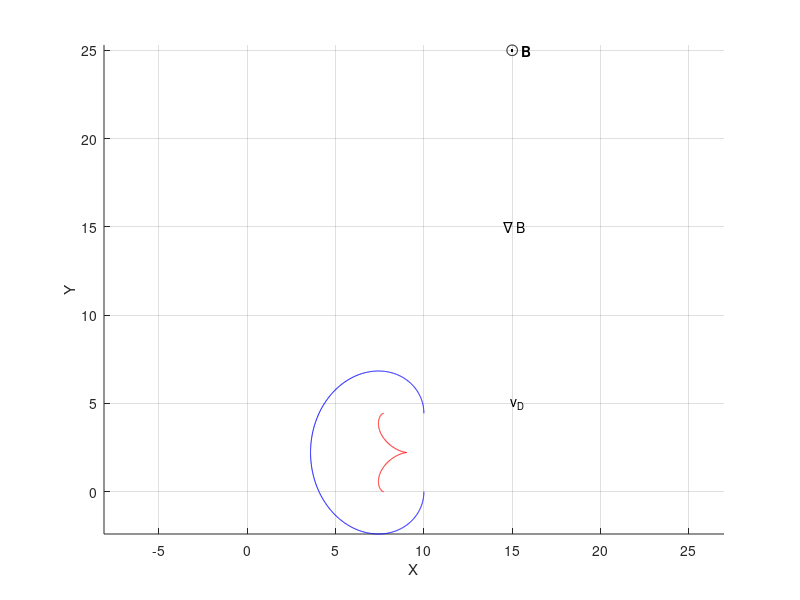
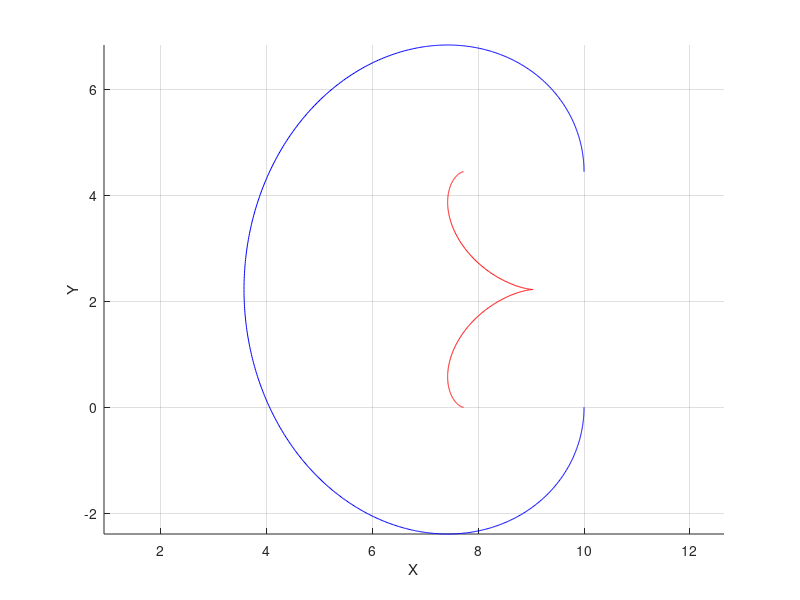
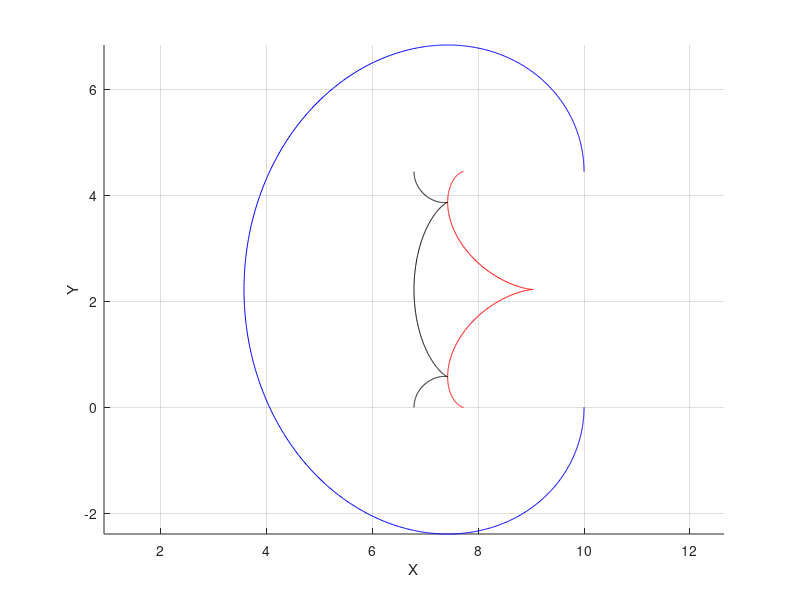

MATLAB code to generate these figures, in order: (Note: this script raises an error after producing the figures.)
function Plasma_Motion_Constantgrad
clc

%GLOBALS 
global Re;
global m;
global q;
global E;
global Beta;
global B0;

Re=6378;%km Equatorial Radius of Earth 
m0=1;%kg rest mass 
q=1; %C charge 
E=0; %V/m or N/C (mkg/s^3A) Electric Field, Assumed neglible
Beta=1; %T/m gradient magentic field factor 
B0=1; %T uniform magentic field factor 
c=3*10^8; %m/s  speed of light 

%INITIAL CONDITIONS 
r0=[10, 0, 0];%m 
for i=1  
v0=[0, i*-25, 0];%m/s
v_abs(i,:)=sqrt(v0(1)^2+v0(2)^2+v0(3)^2); %used for ode45 guiding center 
Tmin=0;Tmax=5;

%Energy MeV
m=m0/sqrt(1-(v0(2)^2/c^2)); %kg realativistic mass  
energy=((m-m0)*c^2)/(1.602E-19*1.0E6); %MeV energy 

%Call ODE45 Functions
options=odeset('Events',@events,'RelTol',1.0e-10,'AbsTol',1.0e-14);
[t,y]=ode45(@Lorentz,[Tmin,Tmax],[r0,v0],options);

%RESULTS
%Particle Motion Lorentz 
r=[y(:,1), y(:,2), y(:,3)];%m 
v=[y(:,4), y(:,5), y(:,6)];%m/s
r_mag=sqrt(sum(r.^2,2));%m 
v_mag=sqrt(sum(v.^2,2));%m/s

%Call Magntic Field Function 
[Bx, By, Bz] = mag_vec(r);
B=[Bx, By, Bz];
B_mag=sqrt(sum(B.^2,2));%Bz is B_mag 
%Call del Magntic Field Function 
[delBx,delBy,delBz]=position_vec(r);
delB_prep=[delBx,delBy,delBz];
delB=repmat(delB_prep,size(Bz));

%Radius of gyration/Larmor/Cyclotron Equation
%r_g=m*v_perp/(|q|*B)
%use vectorized form to get correct direction
%r_gr=r+m*v_perp/(q*B)[B/B] 
%r_gr=r+m/(q*B^2)[v_perp x B] 
r_gr=r+(m./(q.*B_mag.^2)).*cross(v,B);
r_grx=r_gr(:,1);
r_gry=r_gr(:,2);
r_gr_mag=sqrt(sum(r_gr.^2,2));

%Calculate Canonical Angular Momentum P
Ay=B0.*y(:,1)+Beta.*(y(:,1).^2)./2; %dont need seperate function as dont need as vecotor
Py=m.*y(:,5)+q*Ay;
vstar=(B0^2+2*Beta*Py(1)/q)/(2*abs(Beta/q));

%Iterative gyrocenter approximation 
r_gc=r_gr;%feed intial condition 
for iterations=1:11 
[B_gcx, B_gcy, B_gcz] = mag_vec(r_gc);
r_gc=r+(m./(q.*B_gcz)).*cross(v,B./B_mag);
end

%Calculate magnetic moment mu
%M=m*v_perpendicular^2/(B);% Am^2 magnetic moment
mu=m.*(v_mag.^2./(Bz));
%Magnetic moment of gyrocenter/radius
%create new Magntic Field Function using r_gr
[B_grx, B_gry, B_grz] = mag_vec(r_gr);
B_gr=[B_grx, B_gry, B_grz];
B_gr_mag=sqrt(sum(B_gr.^2,2));
mu_gr=m.*(v_mag.^2./(B_grz));
%Magnetic moment for guding center 
mu_gc=m.*(v_mag.^2./(B_gcz));

%Exact anayltical value of mu
v_star=q*B_mag.^2/(Beta*m);
u_x=y(:,4)./v_star;
u_y=y(:,5)./v_star;
u=sqrt(u_x.^2+u_y.^2);
k=(4*u)./(1+2*(u+u_y)); %unitless
[E_type1, E_type2] = ellipke(k);
mu_exact=(mu/m).*(2/(3*pi)).*(sqrt(1+2*(u+u_y))./u.^2).*((1+2*u_y).*E_type2-(1-2*(u-u_y)).*E_type1);
%Second Order Approximation for Adiabatic Invarient %eq A1 from 1.5054594
I=(mu/m).*(1-u_y+(3/8).*(u.^2+4*u_y.^2)); %using Lorentz trajecory position for B
v_star2=q*B_gcz.^2/(Beta*m);
u_x2=y(:,4)./v_star2;
u_y2=y(:,5)./v_star2;
u2=sqrt(u_x2.^2+u_y2.^2);
I2=(mu/m).*(1-u_y2+(3/8).*(u2.^2+4*u_y2.^2));%using gc position for B


%Magnetic Moment Ecaxt Value - Mean for each velocity 
MUexact_pos(i,:)=max(abs(mu_exact(1)-max(mu)),abs(mu_exact(1)-min(mu)));
MUexact_gr(i,:)=max(abs(mu_exact(1)-max(mu_gr)),abs(mu_exact(1)-min(mu_gr)));
MUexact_gc(i,:)=max(abs(mu_exact(1)-max(mu_gc)),abs(mu_exact(1)-min(mu_gc)));
MUexact_I(i,:)=max(abs(mu_exact(1)-max(I)),abs(mu_exact(1)-min(I)));
MUexact_I2(i,:)=max(abs(mu_exact(1)-max(I2)),abs(mu_exact(1)-min(I2)));


%Ode45 for Guiding Center 
Tmax2=t(end);
options2=odeset('RelTol',1.0e-10,'AbsTol',1.0e-14);
[t1,z]=ode45(@GuidingCenter,[Tmin,Tmax2],[r(1,:)],options2,v_abs(i,:));
[t2,z1]=ode45(@GuidingCenter,[Tmin,Tmax2],[r_gr(1,:)],options2,v_abs(i,:)); %can pass uniterated input this way
[t3,z2]=ode45(@GuidingCenter,[Tmin,Tmax2],[r_gc(1,:)],options2,v_abs(i,:));
%Particle Guiding Center 
r_trace=[z(:,1), z(:,2), z(:,3)];%m
r_gr_trace=[z1(:,1), z1(:,2), z1(:,3)];%m 
r_gc_trace=[z2(:,1), z2(:,2), z2(:,3)];%m

%Guiding Center ode45 Tracing Error 
distance_pos(i,:)=sqrt((r(end,1)-r_trace(end,1))^2+(r(end,2)-r_trace(end,2))^2+(r(end,3)-r_trace(end,3))^2);
distance_gr(i,:)=sqrt((r_gr(end,1)-r_gr_trace(end,1))^2+(r_gr(end,2)-r_gr_trace(end,2))^2+(r_gr(end,3)-r_gr_trace(end,3))^2);
distance_gc(i,:)=sqrt((r_gc(end,1)-r_gc_trace(end,1))^2+(r_gc(end,2)-r_gc_trace(end,2))^2+(r_gc(end,3)-r_gc_trace(end,3))^2);


%Where to start gyrocenter approcimation? compare:
%@ what position is local Magnetic Moment same as exact Value
%anaylically use mu equation, isolate for x, feed mu exact 
%-min(x))/(max(x)-min(x)) is normalization for linear 
x_mu_prep=((m*v_mag(1)^2/(mu_exact(1)))-B0)/Beta;
x_mu(i,:)=(x_mu_prep-min(y(:,1)))/(max(y(:,1))-min(y(:,1))); %analyitally
%@ what position is local gyroperiod same as exact Value
%inverse of gyrofrequency which is freq=abs(q)*B/m, dont forget 2pi factor!
x_gyroperiod(i,:)=((((m*2*pi/(t(end)*abs(q)))-B0)/Beta)-min(y(:,1)))/(max(y(:,1))-min(y(:,1))); %analyitally
%@ what position is local drift velocity same as exact Value
%drift velocity  is (distance travelled - distance start)/t(end)
%Vdrift=(m/q)*(v_abs.^2/(2*B_mag.^2))*Beta, cant do thi way because Bmag is function of x
Vdrift=(abs(r_gc(end,2)-r_gc(1,2)))/(t(end));
x_vdrift_prep=(sqrt((m/q)*(v_mag(1)^2./(2*Vdrift))*Beta)-B0)/Beta;
x_vdrift(i,:)=((x_vdrift_prep)-min(y(:,1)))/(max(y(:,1))-min(y(:,1)));%analyitally
%}
end

%PLOTS
%Plot Trajectory
figure; %figure 5  %SET ISTERMINAL IN EVENTS TO 0 (LINE #)
xlabel('X');
ylabel('Y');
grid on;
axis equal;
hold on;
plot(y(:,1),y(:,2),'b')
plot(r_grx,r_gry,'r')
tet2=-0.1:0.1:2*pi;
plot(15+0.3*cos(tet2),25+0.3*sin(tet2),'k' )
plot(15+0.00*cos(tet2),25+0.00*sin(tet2),'k.' )
text(15.3, 25,'{\bf B}')
text(14.5, 15,'{\nabla B}')
text(14.9, 5,'{v_D}')

%Plot Gyroperiod 
figure; %figure 6
xlabel('X');
ylabel('Y');
grid on;
axis equal;
hold on;
plot(y(:,1),y(:,2),'b')
plot(r_grx,r_gry,'r')

%Plot Gyrocenter Iterations 
figure; %figure 7 8 & 9 FOR 8 & 9 set v0(2)-(LINE 23) to -20 and -30 respecively
xlabel('X');
ylabel('Y');
grid on;
axis equal;
hold on;
plot(y(:,1),y(:,2),'b')
plot(r_grx,r_gry,'r')
plot(r_gc(:,1),r_gc(:,2),'k')
Guiding_Center_Iterations_Constantgrad
legend('Trajectory','1st Iteration','Converged Gyrocenter','2nd Iteration','3rd Iteration')

%Plot Gyrocenter Iteration Markers 
%figure 7
Plot_w_Markers_Constantgrad

%Plot GC Approximation 
figure; %figure 9
xlabel('X');
ylabel('Y');
grid on;
axis equal;
hold on;
plot(y(:,1),y(:,2),'b')
plot(r_grx,r_gry,'r')
plot(r_gc(:,1),r_gc(:,2),'k')
plot(r_trace(:,1),r_trace(:,2),'b','LineWidth',2)
plot(r_gr_trace(:,1),r_gr_trace(:,2),'r','LineWidth',2)
plot(r_gc_trace(:,1),r_gc_trace(:,2),'k','LineWidth',2)

%Magntic Moments
figure; %figure 12 FOR right panel set v0(2)-(LINE 23) to -2.5
xlabel('Time/Gyroperiod');
ylabel('\mu/\mu_{Exact}');
xlim([0 1])
grid on;
hold on;
plot(t/t(end),mu./mu_exact,'b');
plot(t/t(end),mu_gr./mu_exact,'r');
plot(t/t(end),mu_gc./mu_exact,'k');
plot(t/t(end),mu_exact./mu_exact, 'c');
legend('Trajectory','1st Gyrocenter','Converged Gyrocenter','Exact')

%Magntic Moments
figure; %figure 13 
xlabel('Time/Gyroperiod');
ylabel('\mu/\mu_{Exact}');
xlim([0 1])
grid on;
hold on;
plot(t/t(end),mu./mu_exact,'b');
plot(t/t(end),mu_gr./mu_exact,'r');
plot(t/t(end),mu_gc./mu_exact,'k');
plot(t/t(end),I./mu_exact, 'm');
plot(t/t(end),I2./mu_exact, 'g');
plot(t/t(end),mu_exact./mu_exact, 'c');
legend('Trajectory','1st Gyrocenter','Converged Gyrocenter','2nd Order Taylor','2nd Order Taylor @ gc','Exact');

%Overlay Exact Postions 
%figure 16
Overlay_exact_positions_constantgrad
end

function [Bx, By, Bz] = mag_vec(r)
global Beta;
global B0;
%From draft0_02
Bz=B0+Beta*r(:,1); %T
n=size(Bz);
Bx=zeros(n);
By=zeros(n);
end

function [delBx, delBy, delBz] = position_vec(r)
global Beta;
delBx=Beta;%T %delBx becasue partial der of B not Bz and B=,Bx,By,Bz
n=size(delBx);
delBy=zeros(n);%T
delBz=zeros(n);%T
end

function dxdt = Lorentz(t,x)
global m;
global q;
global E;

%variables: x=x(1); y=x(2); z=x(3); vx=x(4); vy=x(5); vz=x(6)
%velocity equations: dx/dt=x(4); dy/dt=x(5); dz/dt=x(6);  
%acceleration equations: d(vx)/dt; d(vy)/dt=; d(vz)/dt=; see DIFFERENTIAL EQUATION
r=[x(1), x(2), x(3)]; %m
v=[x(4), x(5), x(6)]; %m

%Call Magnetic field Function
[Bx,By,Bz]=mag_vec(r);
B=[Bx,By,Bz];

%DIFFERENTIAL EQUATION 
%Lorentz Equation
%F=q(E + v x B)
%a=(q/m)(E + v x B)
a_L=(q/m)*(E + cross(v,B));
a_Lx=a_L(1);
a_Ly=a_L(2);
a_Lz=a_L(3);

dxdt=[x(4);x(5);x(6);a_Lx;a_Ly;a_Lz]; 
end

function dxdt = GuidingCenter(t,x,v_abs)
global m;
global q;

%global v_mag; %alternative way to get v_abs into ode45

%variables: x=x(1); y=x(2); z=x(3);  
r=[x(1), x(2), x(3)]; %m
r_mag=sqrt(sum(r.^2,2));

%Call Magnetic field Function
[Bx,By,Bz]=mag_vec(r);
B=[Bx,By,Bz];
B_mag=sqrt(sum(B.^2,2));
%Call paartial derivative of Magnetic field Function
[delBx,delBy,delBz]=position_vec(r);
delB=[delBx,delBy,delBz];

%DIFFERENTIAL EQUATION
%Vgc same direction as Vphi, break up into Vx and Vx 
Vgc=(m/q)*(v_abs^2/(2*B_mag^3))*cross(B,delB);
%return 3 column array make magntiude 
%vtet=-y(:,4).*sin(tet)+y(:,5).*cos(tet); rearrange this 

dxdt=[Vgc(1);Vgc(2);0.0]; %no x(4) for velocity so just set to 0 manualy
end


function [value,isterminal,direction] = events(t,y)
global q;
value = y(4); %stop when x velocity zero again 
isterminal = 1;% 1 to stop the integration
if q>0 %direction -1 for ion, 1 for electon 
direction = -1;%-1 to approach value from positve direction(decreasing),1 negative, 0 both
else
direction = 1;
end
end




